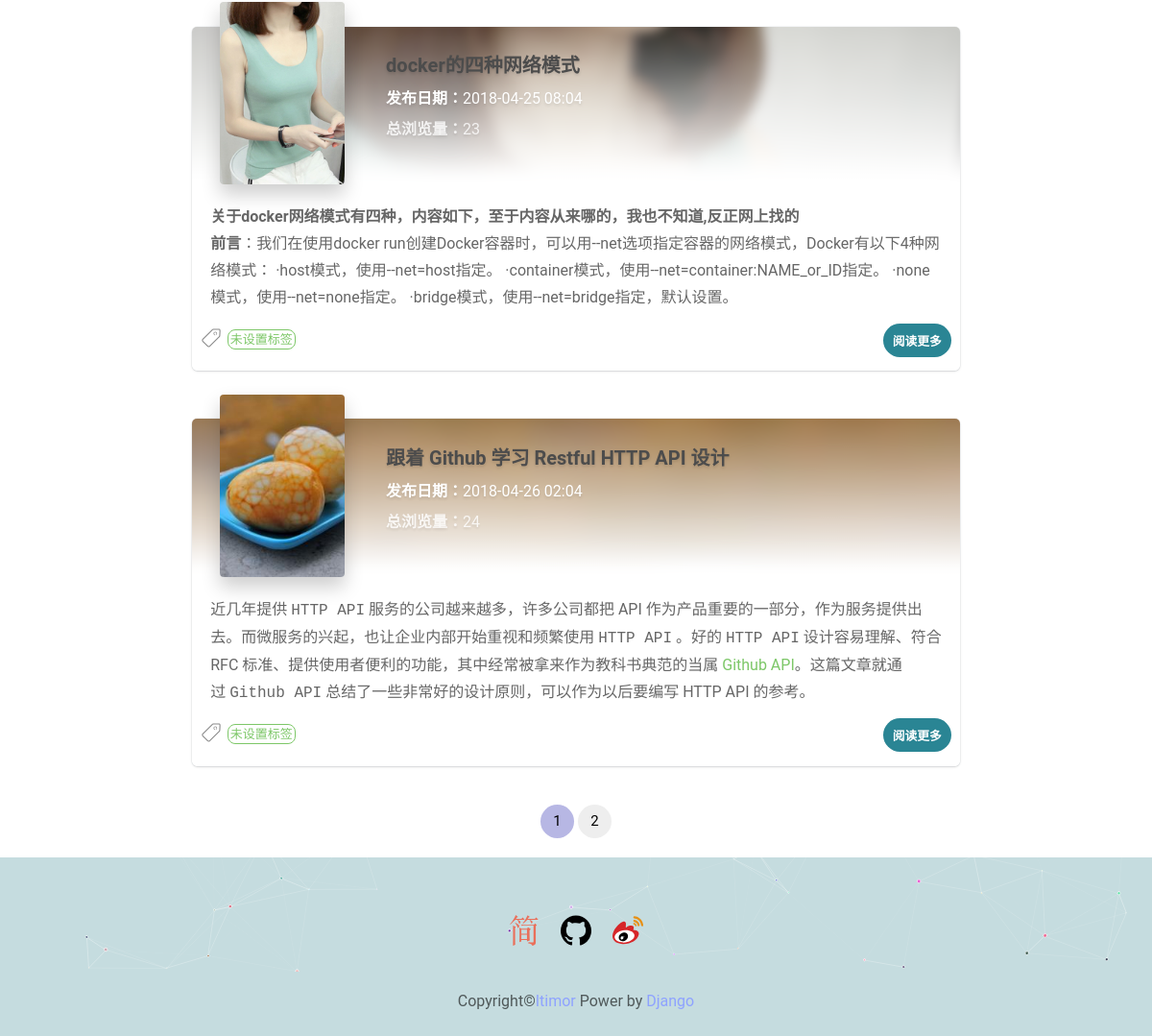
The app's page / (lower part), older data.
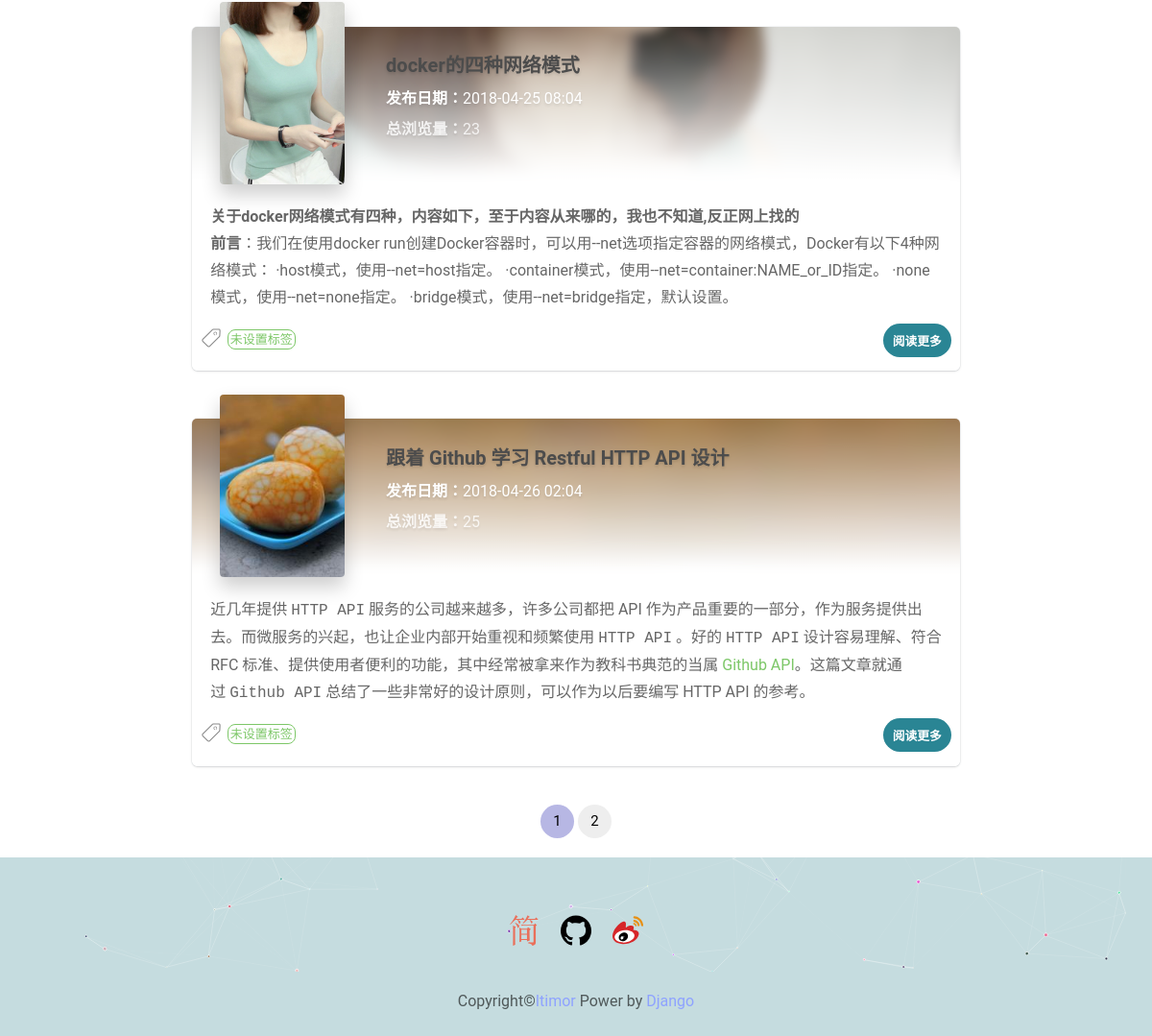
The same page, newer data.
### blog/models.py (models this page shows, shortened)
class Article(models.Model):
    name = models.CharField(u'标题', max_length=150, unique=True)
    slug = models.SlugField(u'链接', default='#', null=True, blank=True)
    cover = models.ImageField(upload_to=PathAndRename("cover"), verbose_name=u'封面')
    type = models.CharField(max_length=1, choices=BlogTypes, default='l', verbose_name=u'类型')
    content = MDTextField(u'内容', )
    excerpt = models.TextField(u'摘要', )
    create_time = models.DateTimeField(u'创建时间', auto_now_add=True)
    update_time = models.DateTimeField(u'修改时间')
    published = models.BooleanField(u'发布', default=True)
    is_top = models.BooleanField(u'置顶', default=False)
    publish_time = models.DateTimeField(u'发布时间', null=True)
    views = models.PositiveIntegerField(u'浏览量', default=0)
    tags = TaggableManager(blank=True, help_text='标签用英文逗号隔开')
    class Meta:
        ordering = ['-is_top', '-update_time']
        verbose_name = u'文章'
        verbose_name_plural = u'文章'
    def get_absolute_url(self):
        return reverse('blog:detail', kwargs={'slug': self.slug})

### blog/views.py (the view)
# urls.py: url(r'^$', IndexView.as_view(), name='index'),
class IndexView(BaseMixin, ListView):
    template_name = 'index.html'
    context_object_name = "posts"
    queryset = Article.objects.filter(published=True)
    paginate_by = 10
    def get_context_data(self, **kwargs):
        context = super(IndexView, self).get_context_data(**kwargs)
        paginator = context.get('paginator')
        page = context.get('page_obj')
        is_paginated = context.get('is_paginated')
        pagination_data = get_pagination(paginator, page, is_paginated)
        context.update(pagination_data)
        return context

### blog/views.py (called while the page is built)
    def get_context_data(self, **kwargs):
        context = super(BaseMixin, self).get_context_data(**kwargs)
        try:
            context['social_list'] = Social.objects.all().order_by("-position")[0:4]
        except Exception as e:
            print(e)
        return context

### templates/index.html (shortened to what this page needs)
{% extends "layout/base.html" %}
{% block content %}
<div id="main" class="content">
    <div class="container">
        <article itemscope="itemscope">
            <div class="posts-list js-posts">
                {% for post in posts %}
                    {% if post.type == 'l' %}
                        {% include './layout/l_post.html' %}
                    {% elif post.type == 'w' %}
                        {% include './layout/w_post.html' %}
                    {% else %}
                        {% include './layout/j_post.html' %}
                    {% endif %}
                {% empty %}
                    <div class="post no-post">暂时还没有发布的文章！</div>
                {% endfor %}
            </div>
            {% block pagination %}
                {% if is_paginated %}
                    {% include './layout/pagination.html' %}
                {% endif %}
            {% endblock %}
        </article>
    </div>
</div>
{% endblock %}

### templates/layout/l_post.html (shortened to what this page needs)
<div class="post post-layout-list" data-aos="fade-up">
    <div class="postnormal review">
        <div class="post-container review-item">
            <div class="row review-item-wrapper">
                <div class="col-sm-3">
                    <a rel="nofollow" href="{{ post.get_absolute_url }}">
                        {% if post.cover %}
                            <div class="review-item-img" style="background-image: url(/upload/{{ post.cover }});"></div>
                        {% else %}
                            <div class="review-item-img" style="background-image: url(/statics/images/tmp/l.jpg);"></div>
                        {% endif %}
                    </a>
                </div>
                <div class="col-sm-9 flex-xs-middle">
                    <div class="review-item-title">
                        <a href="{{ post.get_absolute_url }}">{{ post.name }}
                        </a>
                    </div>
                    <div class="review-item-creator"><b>发布日期：</b>{{ post.publish_time|date:'Y-m-d h:m' }}</div>
                    <span class="review-item-info"><b>总浏览量：</b>{{ post.views }}</span>
                </div>
            </div>
            <div class="review-bg-wrapper">
                {% if post.cover %}
                    <div class="bg-blur" style="background-image: url(/upload/{{ post.cover }});"></div>
                {% else %}
                    <div class="bg-blur" style="background-image: url(/statics/images/l_post.jpg);"></div>
                {% endif %}
            </div>
        </div>
        <div class="post-container">
            <div class="entry-content">
                {% autoescape off %}
                    {{ post.excerpt }}
                {% endautoescape %}
            </div>
            <div class="post-footer">
                <div class="review-item-tag"><img src="/statics/images/svg/tag.svg">
                    {% for tag in  post.tags.all %}
                        <a href="/tag/{{tag.name}}" class="tag">{{tag.name}}</a>
                    {% empty %}
                        <a class="tag">未设置标签</a>
                    {% endfor %}
                </div>
                <a class="gaz-btn primary pull-right" href="{{ post.get_absolute_url }}">阅读更多</a>
            </div>
        </div>
    </div>
</div>

Row changes from the older to the newer data that the page shows:
changed Article "跟着 Github 学习 Restful HTTP API 设计": views "24" → "25"
